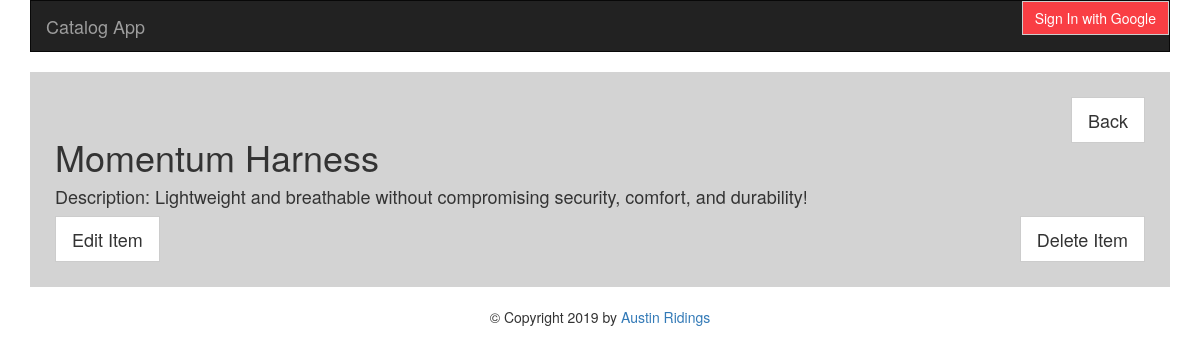
The page /catalog/2/3/info on the database its author committed.
### database.py (models this page shows, shortened)
class Category_Item(Base):
    __tablename__ = 'category_item'
    id = Column(Integer, primary_key=True)
    name = Column(String(80), nullable=False)
    description = Column(String(255))
    category_id = Column(Integer, ForeignKey('category.id'))
    category = relationship(Category)
    user_id = Column(Integer, ForeignKey('user.id'))
    user = relationship(User)

### app.py (the view)
@app.route('/catalog/<int:category_id>/<int:item_id>/info', methods=['GET', 'POST'])
def categoryItem(category_id, item_id):
    item = conn.query(Category_Item).filter_by(id=item_id).one()
    cat = conn.query(Category).filter_by(id=category_id).one()
    return render_template('item.html', item=item, cat=cat, category_id=category_id)

### templates/item.html
{% extends "base.html" %}
{% block content %}
<header><a class="btn btn-default btn-lg btn-back" href="{{url_for('categoryItems', category_id=category_id)}}">Back</a> </header><br>
<h1>{{ item.name }}</h1>
<h4>Description: {{ item.description }}</h4>
<a class="btn btn-default btn-lg btn-edit" href="{{url_for('editItem', item_id=item.id, category_id=category_id)}}">Edit Item</a>
<a class="btn btn-default btn-lg btn-delete" href="{{url_for('deleteItem', item_id=item.id, category_id=category_id)}}">Delete Item</a>
{%endblock%}

### static/style.css (style rules this page uses)
.btn { border-radius: 0; }
.btn-delete { float: right; }
.btn-back { float: right; }

### rows shown on the page
Category_Item: name "Momentum Harness", description "Lightweight and breathable without compromising security, comfort, and durability!"
